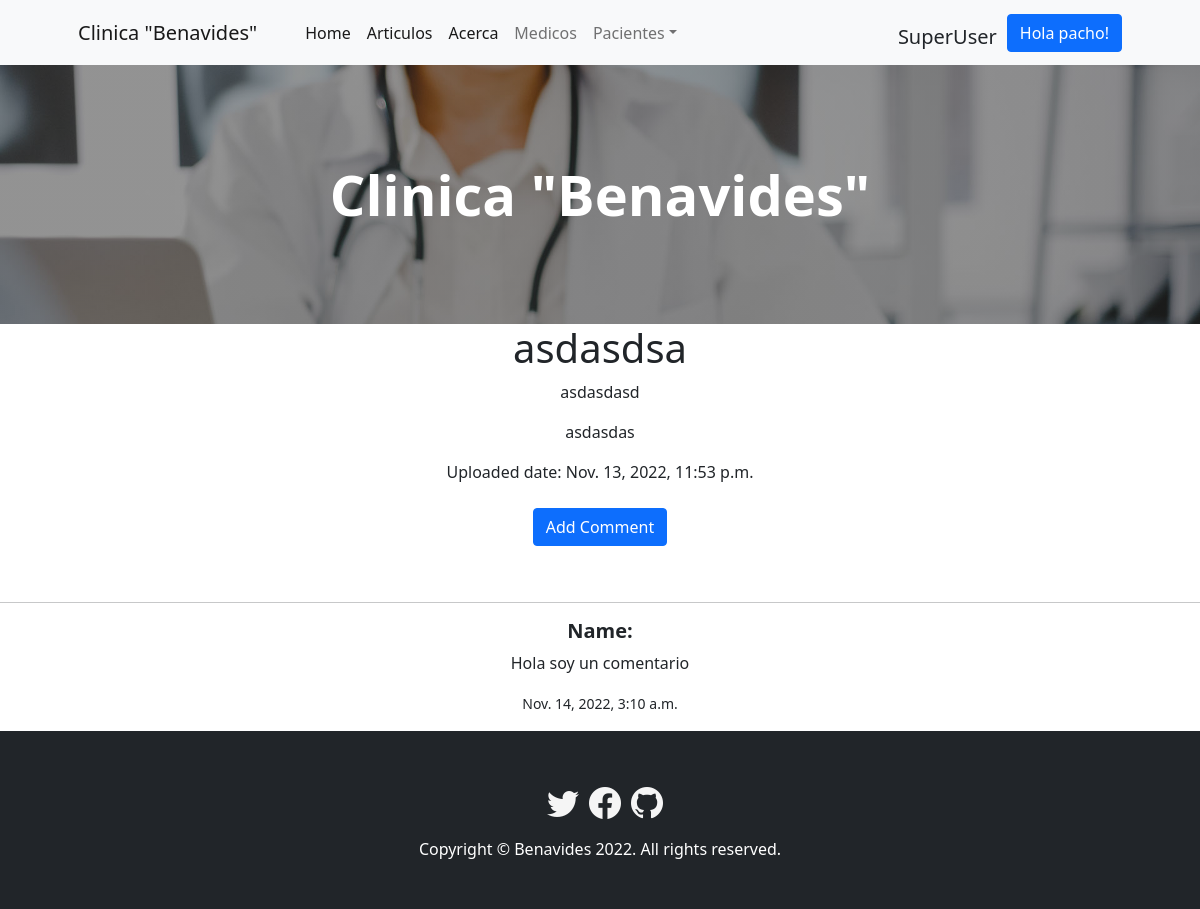
The page /article/ (signed in) on the database its author committed.
### article/models.py (models this page shows, shortened)
class Article(models.Model):
    title = models.CharField(max_length=255)
    content = RichTextField(blank=True, null=True)
    content_upload = RichTextUploadingField(blank=True, null=True)
    created_at = models.DateTimeField(default=datetime.now, blank=True, null=True)

class Comment(models.Model):
    product = models.ForeignKey(Article, related_name="comments", on_delete=models.CASCADE)
    commenter_name = models.CharField(max_length=200)
    comment_body = models.TextField()
    date_added = models.DateTimeField(auto_now_add=True)

### article/views.py (the view)
# urls.py: path('article/', index, name='index'),
def index(request):
    articles = Article.objects.all()
    eachArticle = Article.objects.get(pk=1)
    return render(request, 'articles_index.html', {'articles': articles, 'eachArticle': eachArticle})

### article/templates/articles_index.html (shortened to what this page needs)
{% extends 'index.html' %}
{% load static %}
{% block changes %}
{% for article in articles %}
<div class="container text-center">
    <h1>{{ article.title }}</h1>
    <div class="body">{{ article.content | safe}}</div>
    <dic class="body-upload">{{ article.content_upload | safe}}</dic>
    Uploaded date: {{ article.created_at }}
</div>
{% endfor %}
<br>
<div class="text-center">
    <div class="text-center">
    <p><a class="btn btn-primary" href="{% url 'add-comment' eachArticle.id %}">  Add Comment </a></p>
       <br>
       <hr>
           {% for comment in eachArticle.comments.all %}
               <h5><strong>Name: {{ comment.commenter_name }}</strong></h5>
               <p>{{ comment.comment_body }}</p>
               <p><small>{{ comment.date_added }}</small></p>
           {% endfor %}
    </div>
 </div>
{% endblock %}

### home/templates/index.html (shortened to what this page needs)
<!DOCTYPE html>
<html lang="es">
    <head>
        {% load static %}
        <link href="https://cdn.jsdelivr.net/npm/bootstrap-icons@1.5.0/font/bootstrap-icons.css" rel="stylesheet" />
        <link rel="stylesheet" href="https://cdn.jsdelivr.net/npm/bootstrap-icons@1.8.3/font/bootstrap-icons.css">
        <link href="{% static 'css/styles.css' %}" rel="stylesheet" />
        <link href="{% static 'css/changes.css' %}" rel="stylesheet" />
        <link
        rel="stylesheet"
        href="https://cdnjs.cloudflare.com/ajax/libs/font-awesome/4.7.0/css/font-awesome.min.css"
    />
    </head>
    <body>
        <nav class="navbar navbar-expand-lg navbar-light bg-light">
            <div class="container px-4 px-lg-5">
                <a class="navbar-brand" href="/">Clinica "Benavides"</a>
                <div class="collapse navbar-collapse" id="navbarSupportedContent">
                    <ul class="navbar-nav me-auto mb-2 mb-lg-0 ms-lg-4">
                        <li class="nav-item"><a class="nav-link active" aria-current="page" href="/">Home</a></li>
                        <li class="nav-item"><a class="nav-link active" aria-current="page" href="{% url 'index' %}">Articulos</a></li>
                        <li class="nav-item"><a class="nav-link active" aria-current="page" href="{% url 'home:about' %}">Acerca</a></li>
                        {% if user.is_authenticated %}
                        <li class="nav-item"><a class="nav-link" href="{% url 'medics:medics-list' %}">Medicos</a></li>
                        <li class="nav-item dropdown">
                            <a class="nav-link dropdown-toggle" id="navbarDropdown" href="#" role="button" data-bs-toggle="dropdown" aria-expanded="false">Pacientes</a>
                        </li>
                        {% endif %}
                    </ul>
                    {% if user.is_authenticated %}
                        {% if user.is_superuser %}
                            <h5 style="margin-top: 17px; margin-right: 10px;">SuperUser</h5>
                        {% endif %}
                    <div class="nav-item dropdown">
                    <a class="btn btn-primary" id="navbarDropdown" href="#" role="button" data-bs-toggle="dropdown" aria-expanded="false">Hola {{ user.username }}!</a>
                    </div>
                    {% endif %}
                </div>
            </div>
        </nav>
        <header class="bg-dark py-5" id="foto">
            <div class="container px-4 px-lg-5 my-5">
                <div class="text-center text-white">
                    <h1 class="display-4 fw-bolder">Clinica "Benavides"</h1>
                </div>
            </div>
        </header>
        {% block changes %}
        {% endblock %}
        <footer class="py-5 bg-dark">
            <div class="social-media">
                <a href="https://twitter.com/" target="_blank"><i class="bi bi-twitter" style="font-size: 2rem; color: whitesmoke;"></i></a>
                <a href="https://es-la.facebook.com/" target="_blank"><i class="bi bi-facebook" style="font-size: 2rem; color: whitesmoke;"></i></a>
                <a href="https://github.com/gpacho" target="_blank"><i class="bi bi-github" style="font-size: 2rem; color: whitesmoke;"></i></a>
            </div>
            <div class="container">
                <p class="m-0 text-center text-white">Copyright &copy; Benavides 2022. All rights reserved.</p>
            </div>
        </footer>
    </body>
</html>

### medics/static/css/changes.css (style rules this page uses)
#foto { background-image: linear-gradient(0deg, rgba(40,40,40,0.5), rgba(40,40,40,0.5)), url(../js/manual-hatdc-blog.jpg); background-size: cover; background-repeat: no-repeat; background-position: top; }
.social-media { display: flex; justify-content: center; }
.social-media a { margin-left: 10px; margin-bottom: 10px; }

### rows shown on the page
Article: title "asdasdsa", content "asdasdasd", content_upload "asdasdas", created_at "Nov. 13, 2022, 11:53 p.m."
Comment: comment_body "Hola soy un comentario", date_added "Nov. 14, 2022, 3:10 a.m."

### other values the page prints
{{ user.username }} "pacho"
